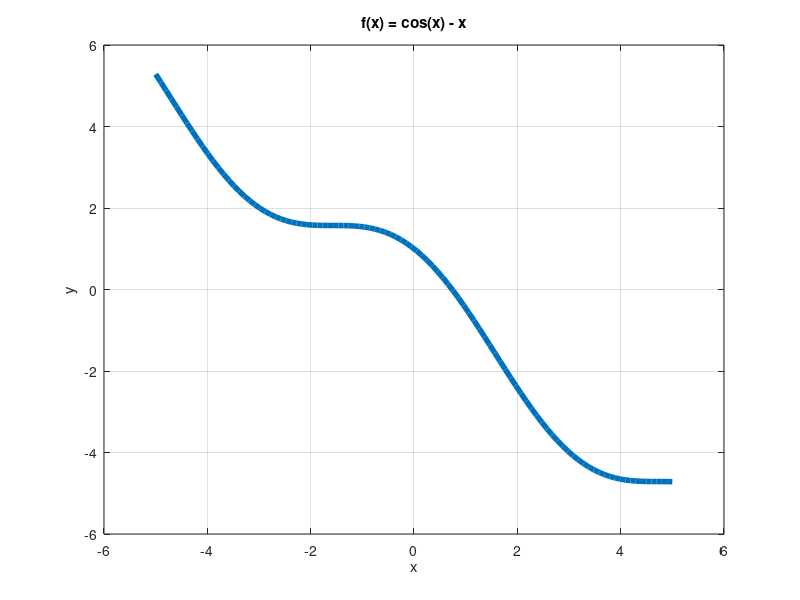

Write the MATLAB code that produced this figure. (Note: this script raises an error after producing the figure.)
% Modeling and Simulation of Aerospace Systems (2021/2022)
% Assignment # 1
% Author: David Reina

%% Ex 1
clearvars; close all; clc;

f = @(x) cos(x) - x;            % Given function
a = 0; b = pi;                  % a, b parameters guessed
check = f(a)*f(b); disp(check); % Check if f(a)*f(b)<0

figure()                        % Function plot
xx = linspace(-5,5,1e2);
plot(xx,f(xx),"LineWidth",4);
title("f(x) = cos(x) - x");
xlabel("x"); ylabel("y");  
grid on

N = 1e5;            % Number of repetitions to obtain an average time value
t = zeros(N,3);     % Average computational time vector             
tol = 1e-8;         % Tolerance set (8-digit accuracy)

% Bisection Method
for i = 1:N
    tic
    [x_BM,f_eval_BM,iter_BM] = BisecMethod(f,a,b,tol);
    t(i,1) = toc;
end
t_BM = mean(t(:,1));

% Secant Method
for i = 1:N
    tic
    [x_SM,f_eval_SM,iter_SM] = SecantMethod(f,a,b,tol);
    t(i,2) = toc;
end
t_SM = mean(t(:,2));

% Regula Falsi Method
for i = 1:N
    tic
    [x_RFM,f_eval_RFM,iter_RFM] = RegFalMethod(f,a,b,tol);
    t(i,3) = toc;
end
t_RFM = mean(t(:,3));

RESULTS = {'Method:', 'Computational time:', 'Function evaluations:','Iterations:','Results:'; ...
           'Bisection Method',t_BM,f_eval_BM,iter_BM,x_BM(end); ...
           'Secant Method',t_SM,f_eval_SM,iter_SM,x_SM(end); ...
           'Regula Falsi Method',t_RFM,f_eval_RFM,iter_RFM,x_RFM(end)};
disp(RESULTS);

%% Ex 2
clearvars; close all; clc;
f = @(xx) [xx(1)^2 - xx(1) - xx(2); (xx(1)^2)/16 + xx(2)^2 - 1];

invJ_an = @(xx) inv([2*xx(1) - 1, -1; 1/8 * xx(1), 2*xx(2)]);
%epsilon = 1;

epsilon = @(xx) max(sqrt(eps), sqrt(eps)*abs(xx));

invJ_fd = @(xx) inv([(f(xx+[epsilon(xx(1)); 0])-f(xx))/epsilon(xx(1)), (f(xx+[0; epsilon(xx(2))])-f(xx))/epsilon(xx(2))]);
invJ_cd = @(xx) inv([(f(xx+[epsilon(xx(1)); 0])-f(xx-[epsilon(xx(1)); 0]))/2/epsilon(xx(1)), (f(xx+[0; epsilon(xx(2))])-f(xx-[0; epsilon(xx(2))]))/2/epsilon(xx(2))]);

N = 5;
err_an = zeros(2,N,2); err_fd = err_an; err_cd = err_an;
X0 = [[-5;5],[5;5]];

for j = 1:2
    x0 = X0(:,j);
    for i = 1:1e4
        % Analytical
        tic
        [~,F_an] = Newton(f,invJ_an,x0,N);
        t(i,1) = toc;

        % Central differences
        tic
        [~,F_cd] = Newton(f,invJ_cd,x0,N);
        t(i,2) = toc;
    
        % Forward differences
        tic
        [~,F_fd] = Newton(f,invJ_fd,x0,N);
        t(i,3) = toc;
    end

    t_an = mean(t(:,1));
    t_cd = mean(t(:,2));
    t_fd = mean(t(:,3));
    err_an(:,:,j) = abs(F_an); err_fd(:,:,j) = abs(F_fd); err_cd(:,:,j) = abs(F_cd);
    RESULTS = {'Method:','Error1:','Error2:','Computational time:'; ...
        'Analytical',         err_an(1,end,j),err_an(2,end,j),t_an; ...
        'Forward Differences',err_fd(1,end,j),err_fd(2,end,j),t_fd; ...
        'Central Differences',err_cd(1,end,j),err_cd(2,end,j),t_cd};
    disp(RESULTS);
end

figure()
subplot(2,2,1)
semilogy(1:N,err_an(1,:,1),'-o', 1:N,err_fd(1,:,1),'-o', 1:N,err_cd(1,:,1),'-o')
title('x_{1,A}'); xlabel('n_{iter}'); ylabel('error');
grid on
legend('Analytical solution','Forward differences','Central differences',Location='southwest')
subplot(2,2,2)
semilogy(1:N,err_an(2,:,1),'-o', 1:N,err_fd(2,:,1),'-o', 1:N,err_cd(2,:,1),'-o')
title('x_{2,A}'); xlabel('n_{iter}'); ylabel('error'); 
grid on
legend('Analytical solution','Forward differences','Central differences',Location='southwest')
subplot(2,2,3)
semilogy(1:N,err_an(1,:,2),'-o', 1:N,err_fd(1,:,2),'-o', 1:N,err_cd(1,:,2),'-o')
title('x_{1,B}'); xlabel('n_{iter}'); ylabel('error');
grid on
legend('Analytical solution','Forward differences','Central differences',Location='southwest')
subplot(2,2,4)
semilogy(1:N,err_an(2,:,2),'-o', 1:N,err_fd(2,:,2),'-o', 1:N,err_cd(2,:,2),'-o')
title('x_{2,B}'); xlabel('n_{iter}'); ylabel('error');
grid on
legend('Analytical solution','Forward differences','Central differences',Location='southwest')

[~,kA_1] = min([err_an(1,end,1),err_fd(1,end,1),err_cd(1,end,1)]);
[~,kA_2] = min([err_an(2,end,1),err_fd(2,end,1),err_cd(2,end,1)]);
[~,kB_1] = min([err_an(1,end,2),err_fd(1,end,2),err_cd(1,end,2)]);
[~,kB_2] = min([err_an(2,end,2),err_fd(2,end,2),err_cd(2,end,2)]);

%% Ex 3
clearvars; close all; clc;
odefun = @(t,x) x - t^2 + 1; 
x_an = @(tt) tt.^2 + 2*tt + 1 - 0.5*exp(tt);
x0 = 0.5;
H = [0.5, 0.2, 0.05, 0.01];

tspan = {0,0,0,0}; x_RK2 = tspan; x_RK4 = tspan;
t_cpu = zeros(2,4); error = t_cpu;
N = 1e5;            % Number of repetitions to obtain an average time value
for i = 1:4
    tspan{i} = 0:H(i):2;
    for j = 1:N
        tic
        [~,x_RK2{i}] = RK2(odefun,tspan{i},x0,H(i));
        t(j,1) = toc;
    end
    t_cpu(1,i) = mean(t(:,1));
    error(1,i) = abs(x_an(2)-x_RK2{i}(end));
    for j = 1:N
        tic
        [~,x_RK4{i}] = RK4(odefun,tspan{i},x0,H(i));
        t(j,1) = toc;
    end
    t_cpu(2,i) = mean(t(:,1));
    error(2,i) = abs(x_an(2)-x_RK4{i}(end));
end

figure()
subplot(2,1,1)
plot(linspace(0,2,1e3),x_an(linspace(0,2,1e3)),'--b','LineWidth',2)
hold on
plot(tspan{1},x_RK2{1}, tspan{2},x_RK2{2}, tspan{3},x_RK2{3}, tspan{4},x_RK2{4})
grid on
legend("Analytic","RK2_{h_1}","RK2_{h_2}","RK2_{h_3}","RK2_{h_4}")
title('Analytical and RK2 solutions'); xlabel('t [s]'); ylabel('x(t)');

subplot(2,1,2)
plot(linspace(0,2,1e3),x_an(linspace(0,2,1e3)),'--b','LineWidth',2)
hold on
plot(tspan{1},x_RK4{1}, tspan{2},x_RK4{2}, tspan{3},x_RK4{3}, tspan{4},x_RK4{4})
grid on
legend("Analytic","RK4_{h_1}","RK4_{h_2}","RK4_{h_3}","RK4_{h_4}")
title('Analytical and RK4 solutions'); xlabel('t [s]'); ylabel('x(t)');

figure()
loglog(t_cpu(1,:),error(1,:),'-ro');
hold on
loglog(t_cpu(2,:),error(2,:),'-bo');
grid on;
title("CPU time vs integration error");
xlabel("t_{CPU} [s]"); ylabel("\epsilon");
legend("RK2","RK4");

%% Ex 4
clearvars; close all; clc;
A = @(aa) [0 1; -1 2*cos(aa)];
alpha = linspace(0,2*pi,1e3);
h_RK2 = zeros(length(alpha),1);
h_RK4 = h_RK2;
lambda_A = zeros(length(alpha),2);
x0_2 = 1.2;
x0_4 = 5;

F_RK2 = @(hh,aa) eye(2) + hh*(A(aa)+0.5*hh*A(aa)^2);
F_RK4 = @(hh,aa) eye(2) + hh/6 * (6*A(aa) + 3*hh*A(aa)^2 + hh^2*A(aa)^3 + hh^3/4*A(aa)^4);

options = optimset('Display','none');
h_RK2_pi = fzero(@(hh) (max(abs(eig(F_RK2(hh,pi)))) - 1),2,options); 
h_RK4_pi = fzero(@(hh) (max(abs(eig(F_RK4(hh,pi)))) - 1),2,options);
disp(h_RK2_pi); disp(h_RK4_pi);

for i = 1:length(alpha)
    h_RK2(i) = abs(fzero(@(hh) (max(abs(eig(F_RK2(hh,alpha(i))))) - 1),x0_2,options));
    h_RK4(i) = abs(fzero(@(hh) (max(abs(eig(F_RK4(hh,alpha(i))))) - 1),x0_4,options));
    lambda_A(i,:) = eig(A(alpha(i)))';
end

figure()
plot(real(h_RK2.*lambda_A),imag(h_RK2.*lambda_A),'b-')
hold on
plot(real(h_RK4.*lambda_A),imag(h_RK4.*lambda_A),'r-')
title("Stability region")
grid on
axis equal

% Ex. 3 data
H = [0.5, 0.2, 0.05, 0.01];
lambda_3 = 1;

hold on
plot(real(lambda_3.*H),imag(lambda_3.*H),'o')
legend('RK2','','RK4')

save('h_RK4'); save('lambda_A');
%% Ex 5
clearvars; close all; clc;
A = @(aa) [0 1; -1 2*cos(aa)];

x0 = [1,1]';
alpha = [0:pi/50:2*pi];
tol = [1e-3, 1e-4, 1e-5, 1e-6];

x_an = @(t,aa) expm(A(aa)*t)*x0;
x_an_end = zeros(2,length(alpha));
for j = 1:4
    for i = 1:length(alpha)
        x_an_end(:,i) = x_an(1,alpha(i))';
        lambda_A(i,:) = eig(A(alpha(i)))';
    end
end

h = zeros(length(alpha),4);
h_RK1 = h; h_RK2 = h; h_RK4 = h; 

options = optimset('Display','none');

% RK1
x_RK1_end = zeros(2,length(alpha));
F_RK1 = @(hh,aa) eye(2)+hh*A(aa);
tic
for j = 1:4
    for i = 1:length(alpha)
        [h_RK1(i,j),~,~,out] = fzero(@(hh) norm(x_an_end(:,i)-(F_RK1(hh,alpha(i)))^(1/hh)*x0,"inf") - tol(j),5*tol(j),options);
        if h_RK1(i,j) <0
            h_RK1(i,j) = NaN;
        end
    end
end
t_RK1 = toc;

figure()
plot(real(h_RK1(:,1).*lambda_A),imag(h_RK1(:,1).*lambda_A),'m',"LineWidth",1)
hold on
plot(real(h_RK1(:,2).*lambda_A),imag(h_RK1(:,2).*lambda_A),'r',"LineWidth",1)
hold on
plot(real(h_RK1(:,3).*lambda_A),imag(h_RK1(:,3).*lambda_A),'g',"LineWidth",1)
hold on
plot(real(h_RK1(:,4).*lambda_A),imag(h_RK1(:,4).*lambda_A),'b',"LineWidth",2)
hold on
title("RK1"); xlabel("Re \{h\lambda\}"); ylabel("Im \{h\lambda\}");
legend('tol = 1e-3','','tol = 1e-4','','tol = 1e-5','','tol = 1e-6','')
grid on
axis equal

fprintf("RK1 done\n")

% RK2

F_RK2 = @(hh,aa) eye(2) + hh*(A(aa)+0.5*hh*A(aa)^2);
x_RK2_end = zeros(2,length(alpha));
tic
for j = 1:4
    for i = 1:length(alpha)
        [h_RK2(i,j),~,~,out] = fzero(@(hh) norm(x_an_end(:,i)-(F_RK2(hh,alpha(i)))^(1/hh)*x0,"inf") - tol(j),0.015,options);
        if h_RK2(i,j) <0
            h_RK2(i,j) = NaN;
        end
    end
end
t_RK2 = toc;

figure()
plot(real(h_RK2(:,1).*lambda_A),imag(h_RK2(:,1).*lambda_A),'m',"LineWidth",1)
hold on
plot(real(h_RK2(:,2).*lambda_A),imag(h_RK2(:,2).*lambda_A),'r',"LineWidth",1)
hold on
plot(real(h_RK2(:,3).*lambda_A),imag(h_RK2(:,3).*lambda_A),'g',"LineWidth",1)
hold on
plot(real(h_RK2(:,4).*lambda_A),imag(h_RK2(:,4).*lambda_A),'b',"LineWidth",1)
hold on
title("RK2"); xlabel("Re \{h\lambda\}"); ylabel("Im \{h\lambda\}");
legend('tol = 1e-3','','tol = 1e-4','','tol = 1e-5','','tol = 1e-6','')
grid on
axis equal

fprintf("RK2 done\n")

% RK4
F_RK4 = @(hh,aa) eye(2) + hh/6 * (6*A(aa) + 3*hh*A(aa)^2 + hh^2*A(aa)^3 + hh^3/4*A(aa)^4);
x_RK4_end = zeros(2,length(alpha));
tic
for j = 1:4
    for i = 1:length(alpha)
        [h_RK4(i,j),~,~,out] = fzero(@(hh) norm(x_an_end(:,i)-(F_RK4(hh,alpha(i)))^(1/hh)*x0,"inf") - tol(j),0.5,options);
        if h_RK4(i,j) <0
            h_RK4(i,j) = NaN;
        end
    end
end
t_RK4 = toc;

figure()
plot(real(h_RK4(:,1).*lambda_A),imag(h_RK4(:,1).*lambda_A),'m',"LineWidth",1)
hold on
plot(real(h_RK4(:,2).*lambda_A),imag(h_RK4(:,2).*lambda_A),'r',"LineWidth",1)
hold on
plot(real(h_RK4(:,3).*lambda_A),imag(h_RK4(:,3).*lambda_A),'g',"LineWidth",1)
hold on
plot(real(h_RK4(:,4).*lambda_A),imag(h_RK4(:,4).*lambda_A),'b',"LineWidth",1)
hold on
title("RK4"); xlabel("Re \{h\lambda\}"); ylabel("Im \{h\lambda\}");
legend('tol = 1e-3','','tol = 1e-4','','tol = 1e-5','','tol = 1e-6','')
grid on
axis equal

fprintf("RK4 done\n")

% func evaluation vs tol (alpha = pi -> alpha(51))
f_eval_RK1 = zeros(1,4); f_eval_RK2 = zeros(1,4); f_eval_RK4 = zeros(1,4); h_RK1_pi = h_RK1(51,:);
h_RK2_pi = h_RK2(51,:);
h_RK4_pi = h_RK4(51,:);
x0 = [1,1]';
odefun = @(t,x) A(pi)*x;

for i = 1:4
    [~,~,f_eval_RK1(i)] = RK1(odefun,0:h_RK1_pi(i):1,x0,h_RK1_pi(i));
    [~,~,f_eval_RK2(i)] = RK2(odefun,0:h_RK2_pi(i):1,x0,h_RK2_pi(i));
    [~,~,f_eval_RK4(i)] = RK4(odefun,0:h_RK4_pi(i):1,x0,h_RK4_pi(i));
end

figure()
loglog(tol,f_eval_RK1(end,:),'-bo',"LineWidth",1);
hold on
loglog(tol,f_eval_RK2(end,:),'-ro',"LineWidth",1);
hold on
loglog(tol,f_eval_RK4(end,:),'-go',"LineWidth",1);
grid on
title('Function evaluation  vs  tol')
legend('RK1','RK2','RK4')

fprintf('Elapsed time is %f seconds.',t_RK1+t_RK2+t_RK4)

%% Ex 6
clearvars; close all; clc;
theta = [0.1 0.3 0.4 0.7 0.9];
A = @(aa) [0 1; -1 2*cos(aa)];
alpha = linspace(0,2*pi,1e3);
h_BI2 = zeros(length(alpha),1);
lambda_A = zeros(length(alpha),2);
x0_2 = 6;

F_RK2 = @(hh,aa) eye(2) + hh*(A(aa)+0.5*hh*A(aa)^2);
B_RK2 = @(hh,aa) eye(2) - hh*(A(aa)-0.5*hh*A(aa)^2);
B_BI2th = @(hh,aa,th) (B_RK2((1-th)*hh,aa))^(-1)*F_RK2((th*hh),aa);

tic
options = optimset('Display','none');
for j = 1:5
    for i = 1:length(alpha)
        h_BI2(i,j) = abs(fzero(@(hh) (max(abs(eig(B_BI2th(hh,alpha(i),theta(j))))) - 1),x0_2,options));
        lambda_A(i,:) = eig(A(alpha(i)))';
    end
end
t_BI2 = toc;

disp(t_BI2); 

figure()
plot(real(h_BI2(:,1).*lambda_A),imag(h_BI2(:,1).*lambda_A),'b')
hold on
plot(real(h_BI2(:,2).*lambda_A),imag(h_BI2(:,2).*lambda_A),'r')
hold on
plot(real(h_BI2(:,3).*lambda_A),imag(h_BI2(:,3).*lambda_A),'g')
hold on
plot(real(h_BI2(:,4).*lambda_A),imag(h_BI2(:,4).*lambda_A),'m')
hold on
plot(real(h_BI2(:,5).*lambda_A),imag(h_BI2(:,5).*lambda_A),'k')
grid on
axis equal
title('Stability region (BI2)')
legend('\theta = 0.1','', '\theta = 0.3','', '\theta = 0.4','', '\theta = 0.7','', '\theta = 0.9','')

% BI4
%
% h_BI4 = zeros(length(alpha),1);
% x0_4 = 14;
% F_RK4 = @(hh,aa) eye(2) + hh/6 * (6*A(aa) + 3*hh*A(aa)^2 + hh^2*A(aa)^3 + hh^3/4*A(aa)^4);
% B_RK4 = @(hh,aa) eye(2) - hh/6 * (6*A(aa) - 3*hh*A(aa)^2 + hh^2*A(aa)^3 - hh^3/4*A(aa)^4);
% B_BI4th = @(hh,aa,th) (B_RK4((1-th)*hh,aa))^(-1)*F_RK4(th*hh,aa);
% tic
% for j = 1:5
%     for i = 1:length(alpha)
%         h_BI4(i,j) = fzero(@(hh) (max(abs(eig(B_BI4th(hh,alpha(i),theta(j))))) - 1),x0_4,options);
%         lambda(i,:) = eig(A(alpha(i)))';
%         if h_BI4(i,j) < 0
%             h_BI4(i,j) = NaN;
%         end
%     end
% end
% t_BI4 = toc;
% figure()
% plot(real(h_BI4(:,1).*lambda),imag(h_BI4(:,1).*lambda),'b')
% hold on
% plot(real(h_BI4(:,2).*lambda),imag(h_BI4(:,2).*lambda),'r')
% hold on
% plot(real(h_BI4(:,3).*lambda),imag(h_BI4(:,3).*lambda),'g')
% hold on
% plot(real(h_BI4(:,4).*lambda),imag(h_BI4(:,4).*lambda),'m')
% hold on
% plot(real(h_BI4(:,5).*lambda),imag(h_BI4(:,5).*lambda),'k')
% grid on
% axis equal
% title('Stability region (BI4)')
% legend('\theta = 0.1','', '\theta = 0.3','', '\theta = 0.4','', '\theta = 0.7','', '\theta = 0.9','')
%disp(t_BI4);

save('h_BI2');
%% Ex 7
clearvars; close all; clc;
% NB B is a STIFF MATRIX
B = [-180.5, 219.5; 179.5, -220.5];
x0 = [1,1]';
h = 0.1; tspan = 0:h:5;
theta = 0.1;

% analytic solution
x_an = zeros(length(tspan),2)';
an_fun = @(t) expm(B*t)*x0;
odefun = @(t,x) B*x;
for i = 1:length(tspan)
    x_an(:,i) = an_fun(tspan(i));
end

% numerical integration
[~,x_RK4] = RK4(odefun,tspan,x0,h);
[~,x_BI2] = BI2(B,tspan,x0,h,theta);

% h-lambda plane
lambda = eig(B);
load('lambda_A'); load('h_BI2'); save('h_RK4');

figure()
plot(real(h_RK4.*lambda_A),imag(h_RK4.*lambda_A),'r-')
hold on;
plot(real(h_BI2(:,1).*lambda_A),imag(h_BI2(:,1).*lambda_A),'b')
hold on
plot(real(lambda.*h),imag(lambda.*h),'o')
grid on; axis equal;
legend('RK4','','BI4','')

figure()
subplot(2,1,1)
plot(tspan,x_an(1,:), tspan,x_BI2(1,:))
grid on
axis equal
legend('Analytical', 'BI2')
subplot(2,1,2)
plot(tspan,x_an(2,:), tspan,x_BI2(2,:))
grid on
axis equal
legend('Analytical', 'BI2')

figure()
subplot(2,1,1)
plot(tspan,x_an(1,:), tspan,x_RK4(1,:))
xlim([0 5]); ylim([-2 2]);
grid on; axis equal;
legend('Analytical', 'RK4')

subplot(2,1,2)
plot(tspan,x_an(2,:), tspan,x_RK4(2,:))
xlim([0 5]); ylim([-2 2]);
grid on; axis equal;
legend('Analytical', 'RK4')

%% Functions
function [x,f_eval,iter] = BisecMethod(fun,a,b,tol)
funA = fun(a); funB = fun(b);
f_eval = 2; x = [];
iter = 0;
while abs(b-a) > tol && funA*funB < 0
    x0 = (a+b)/2;
    x = [x; x0];
    fun0 = fun(x0);   
    f_eval = f_eval +1;

    if funA*fun0 < 0
        b = x0;
        funB = fun0;
    else
        a = x0;
        funA = fun0;
    end
    iter = iter +1;
end
end

function [x,f_eval,iter] = SecantMethod(fun,a,b,tol)
x = [a;b]; f_eval = 0;
iter = 0;
while abs(b-a) > tol
    funA = fun(a); funB = fun(b);
    f_eval = f_eval +2;
    c = (a*funB - b*funA)/(funB-funA);
    a = b; b = c;
    x = [x;c];
    iter = iter+1;
end

end

function [x,f_eval,iter] = RegFalMethod(fun,a,b,tol)
funA = fun(a); funB = fun(b);
x = [a; b]; f_eval = 2;
iter = 0;
while abs(x(end)-x(end-1)) > tol && funA*funB < 0
    c = (a*funB - b*funA)/(funB-funA);
    funC = fun(c);
    f_eval = f_eval +1;
    
    if funA*funC < 0
        b = c;
        funB = funC;
    else
        a = c;
        funA = funC;
    end
    x = [x;c];
    iter = iter+1;
end
end

function [x,F] = Newton(f,invJ,x0,N)
x = [x0, zeros(2,N-1)];
F = x; F(:,1) = f(x0);

for i = 1:N-1    
        x(:,i+1) = x(:,i) - invJ(x(:,i)) * f(x(:,i));
        F(:,i+1) = f(x(:, i+1));
end
end

function [tspan,x,f_eval] = RK1(odefun,tspan,x0,h)
x = zeros(length(x0),length(tspan));
x(:,1) = x0'; 
f_eval = 0;
for i = 1:length(tspan)-1
    k1 = odefun(tspan(i),x(:,i));
    x(:,i+1) = x(:,i) + h/2 * k1;
    f_eval = f_eval+1;
end
end

function [tspan,x,f_eval] = RK2(odefun,tspan,x0,h)
% a = [1; 1];
% b = [1, 0; 1/2, 1/2];
x = zeros(length(x0),length(tspan));
x(:,1) = x0';
f_eval = 0;
for i = 1:length(tspan)-1
    k1 = odefun(tspan(i),x(:,i));
    k2 = odefun(tspan(i)+h,x(:,i)+h*k1);
    x(:,i+1) = x(:,i) + h/2 * (k1 + k2);
    f_eval = f_eval+2;
end
end

function [tspan,x,f_eval] = RK4(odefun,tspan,x0,h)
% a = [0.5; 0.5; 1; 1];
% b = [0.5, 0, 0, 0; 0, 0.5, 0, 0; 0, 0, 1, 0; 1/6, 1/3, 1/3, 1/6];
x = zeros(length(x0),length(tspan));
x(:,1) = x0';
f_eval = 0;
for i = 1:length(tspan)-1
    k1 = odefun(tspan(i),x(:,i));
    k2 = odefun(tspan(i)+h/2,x(:,i)+h/2*k1);
    k3 = odefun(tspan(i)+h/2,x(:,i)+h/2*k2);
    k4 = odefun(tspan(i)+h,  x(:,i)+h*k3);
    x(:,i+1) = x(:,i) + h/6 * (k1 + 2*k2 + 2*k3 + k4);
    f_eval = f_eval+4;
end
end

function [tspan,x] = BI2(A,tspan,x0,h,th)

F_RK2 = @(hh) eye(2) + hh*(A+0.5*hh*A^2);
B_RK2 = @(hh) eye(2) - hh*(A-0.5*hh*A^2);
B_BI2th = @(hh,th) (B_RK2((1-th)*hh))^(-1)*F_RK2((th*hh));

x = zeros(length(x0),length(tspan));
x(:,1) = x0';

for i = 1:length(tspan)-1
    x(:,i+1) = B_BI2th(h,th)*x(:,i);
end
end